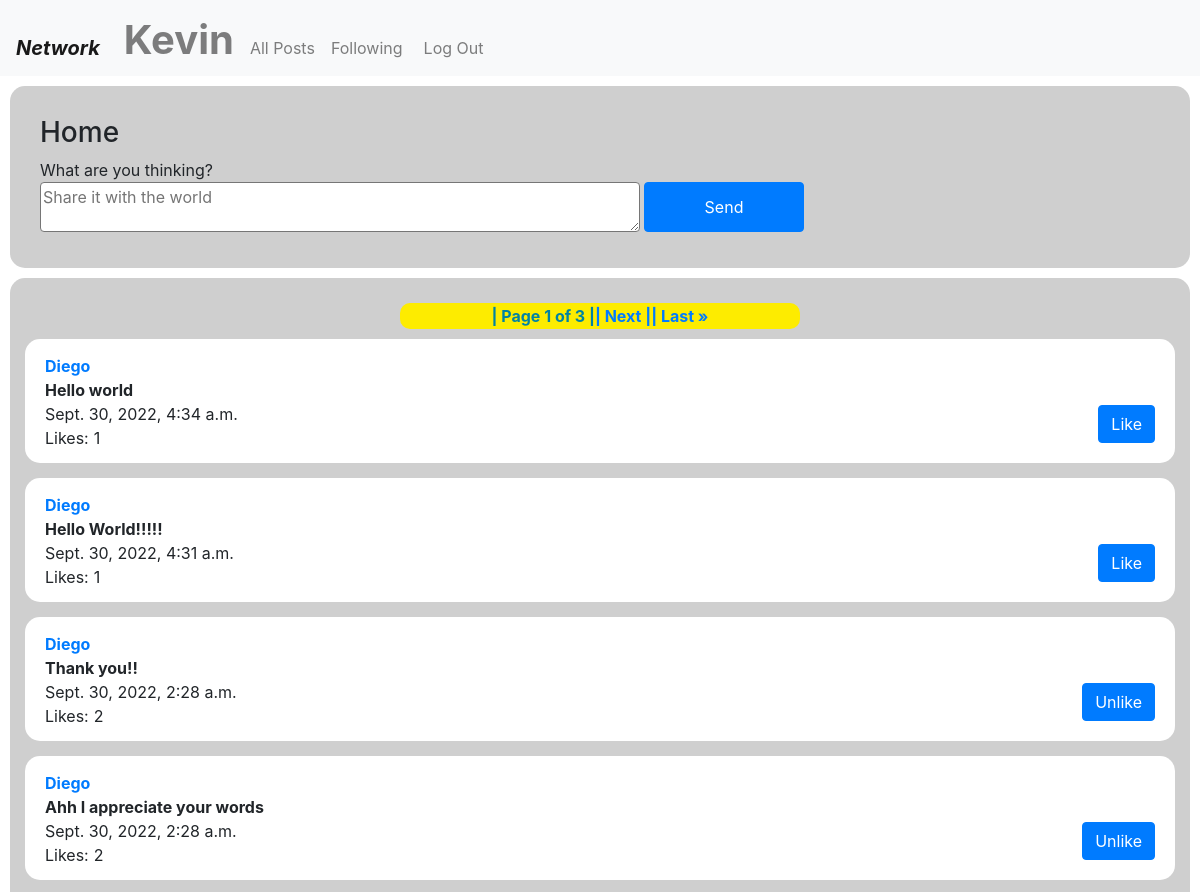
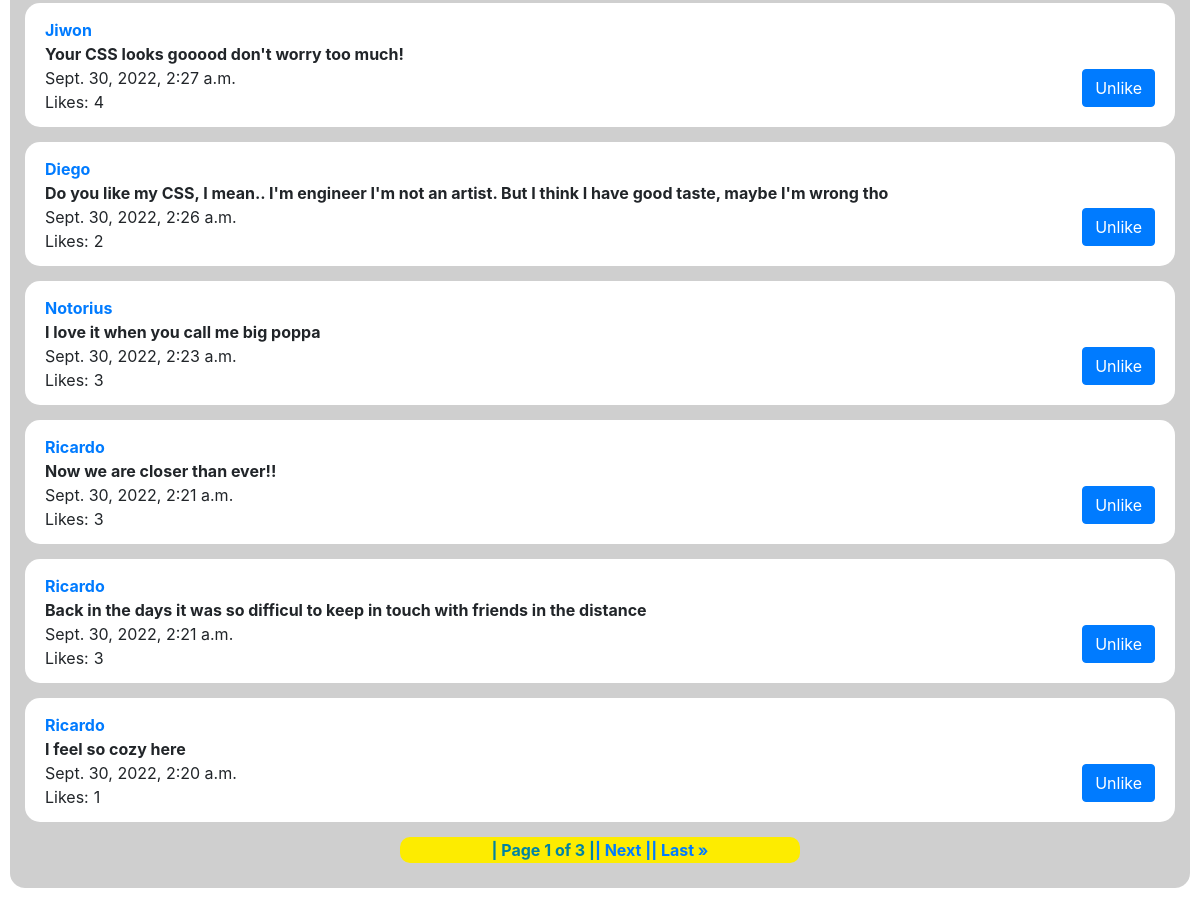
/home (signed in), run on the app's committed database (2 pictures, top to bottom).
### network/models.py (models this page shows)
class User(AbstractUser):
    pass

class Post(models.Model): # New Post: post1 = Post(poster=????, text="qwer")
    poster = models.ForeignKey(User, on_delete=models.CASCADE, related_name="posts")
    text = models.CharField(max_length=140)
    likecount = models.IntegerField(blank=True, null=True)
    time = models.DateTimeField(auto_now_add=True)
    def __str__(self):
        return f"{self.text}"

### network/views.py (the view, shortened to what this page needs)
# urls.py: 2. Add a URL to urlpatterns:  path('', views.home, name='home')
def home(request): # Shows home
    p = Paginator(Post.objects.all().order_by("-time"), 10)
    page = request.GET.get('page')
    posts = p.get_page(page)
    likeslist = []
    if request.user.is_authenticated:
        user = User.objects.get(username = request.user.username)
        likes = Like.objects.filter(user = user)
        for like in likes:
            likeslist.append(like.post.id)
    return render(request, "network/home.html", {
        "newpost": NewPost(),
        "editpost":EditPost(),
        "posts":posts,
        "likeslist": likeslist
    })

### network/views.py
class NewPost(forms.Form):
    text = forms.CharField(max_length=140, label="Text", widget=forms.Textarea(attrs={"placeholder": "Share it with the world"}))

class EditPost(forms.Form):
    text = forms.CharField(max_length=140, label="Text", widget=forms.Textarea(attrs={"placeholder": "What did you want to say?"}))

### network/templates/network/home.html (shortened to what this page needs)
{% extends "network/layout.html" %}
    {% block body %}
    <div class="all-posts">
        <div>
            <h3>
                Home
            </h3>
        </div>
        {% if user.is_authenticated %}
        <div id="newpost">
            What are you thinking?
            <form id="new-post" action="{% url 'home' %}" method="post">
                <div id="new-text">
                    {{ newpost.text }}
                </div>
                <input type="submit" name="submit" class="btn btn-primary" value="Send"/>
            </form>
        </div>
        {% endif %}
    </div>
    {% endblock %}

### network/templates/network/layout.html (shortened to what this page needs)
{% load static %}
<!DOCTYPE html>
<html lang="en">
    <head>
        <link rel="stylesheet" href="https://stackpath.bootstrapcdn.com/bootstrap/4.4.1/css/bootstrap.min.css">
        <link href="{% static 'network/styles.css' %}" rel="stylesheet">
    </head>
    <body>
        <nav class="navbar navbar-expand-lg navbar-light bg-light">
            <a class="navbar-brand" href="{% url 'home' %}"><strong><i>Network</i></strong></a>
            <div>
              <ul class="navbar-nav mr-auto">
                {% if user.is_authenticated %}
                    <li id="profile" class="nav-item">
                        <a class="nav-link" href="/profile/{{ request.user.username }}"><h1><strong>{{ request.user.username }}</strong></h1></a>
                    </li>
                {% endif %}
                <li id="all-posts" class="nav-item">
                  <a class="nav-link" href="{% url 'home' %}">All Posts</a>
                </li>
                {% if user.is_authenticated %}
                    <li id="following" class="nav-item">
                        <a class="nav-link" href="{% url 'following' %}">Following</a>
                    </li>
                    <li class="nav-item">
                        <a class="nav-link" href="{% url 'logout' %}">Log Out</a>
                    </li>
                {% endif %}
                </ul>
            </div>
        </nav>
        <div class="body">
            {% block body %}
            {% endblock %}
        </div>
        <div id="poststrain">
            <div class="paginator">
            <strong>| Page {{ posts.number }} of {{ posts.paginator.num_pages }} |</strong>
            {% if posts.has_next %}
            <a href="?page={{ posts.next_page_number }}"> <strong>| Next |</strong> </a>
            <a href="?page={{ posts.pagination.num_pages }}"><strong>| Last &raquo</strong></a>
            {% endif %}
            </div>
                {% for post in posts %}
                <div id="postbox">
                    <div>
                        <a href="/profile/{{ post.poster }}"><strong>{{ post.poster }} </strong></a>
                    </div>
                    <div id="hiddenselector" class="div-{{ post.id }}">
                        <div id="post-{{ post.id }}" class="testboxedit">
                            <div id="text-{{ post.id }}" class="testtoedit">
                               {{ post.text }}
                            </div>
                        </div>
                    </div>
                    <div>
                        {{ post.time }}
                    </div>
                    <div class="allikes" id="like-{{post.id}}">
                        <div id="likesdisplay">
                            <div id="likescolon">
                                Likes:
                            </div>
                            <div class="thenumberoflikes" id="like-{{post.id}}-count">
                                {{ post.likecount }}
                            </div>
                        </div>
                        <div class="nothidden" id="{{post.id}}-like">
                            {% if post.id in likeslist %}
                                <button onclick="unlike('{{ post.id }}')" type="submit" class="btn btn-primary" value="Unlike"/>Unlike
                            {% else %}
                                <button onclick="like('{{ post.id }}')" type="submit" class="btn btn-primary" value="Like"/>Like
                            {% endif %}
                        </div>
                    </div>
                </div>
                {% endfor %}
                <div class="paginator">
            <strong>| Page {{ posts.number }} of {{ posts.paginator.num_pages }} |</strong>
            {% if posts.has_next %}
            <a href="?page={{ posts.next_page_number }}"> <strong>| Next |</strong> </a>
            <a href="?page={{ posts.pagination.num_pages }}"><strong>| Last &raquo</strong></a>
            {% endif %}
                </div>
    </body>
</html>

### network/static/network/styles.css (style rules this page uses)
.navbar-brand { margin-top: auto; margin-bottom: 0; }
#profile { margin-bottom: -12px; }
.nav-item { margin-top: auto; margin-bottom: 0; }
#following { display: block; margin-right: 5px; }
.all-posts { background-color: rgb(207, 207, 207); padding: 30px; margin: 10px; border-radius: 15px; }
#new-post { display: flex; }
#new-text { display: block; }
#new-text textarea { width: 600px; height: 50px; margin-right: 4px; border-radius: 4px; }
#new-post input { width: 160px; display: block; height: 50px; }
#poststrain { background-color: rgb(207, 207, 207); padding: 15px; margin: 10px; border-radius: 15px; }
#postbox { background-color: rgb(255, 255, 255); padding-top: 15px; padding-left: 20px; padding-right: 20px; margin-bottom: 15px; border-radius: 15px; padding-bottom: 20px; }
.paginator { background-color: rgb(253, 236, 0); color: rgb(0, 131, 163); width: 400px; display: flex; justify-content: center; margin-left: auto; margin-right: auto; margin-top: 10px; margin-bottom: 10px; border-radius: 10px; padding-top: 1px; padding-bottom: 1px; }
.nothidden button { display: block; margin-left: auto; margin-right: 0; margin-top: -45px; }
#likesdisplay { display: flex; }
#likescolon { display: block; margin-right: 5px; }
.thenumberoflikes { display: block; }
.testtoedit { font-weight: bold; }

### data on the page
User: user.username "Kevin"
Post: poster "Diego", text "Hello world", time "Sept. 30, 2022, 4:34 a.m.", likecount "1"
Post: poster "Diego", text "Hello World!!!!!", time "Sept. 30, 2022, 4:31 a.m.", likecount "1"
Post: poster "Diego", text "Thank you!!", time "Sept. 30, 2022, 2:28 a.m.", likecount "2"
Post: poster "Diego", text "Ahh I appreciate your words", time "Sept. 30, 2022, 2:28 a.m.", likecount "2"
Post: poster "Jiwon", text "Your CSS looks gooood don't worry too much!", time "Sept. 30, 2022, 2:27 a.m.", likecount "4"
Post: poster "Diego", text "Do you like my CSS, I mean.. I'm engineer I'm not an artist. But I think I have good taste, maybe I'm wrong tho", time "Sept. 30, 2022, 2:26 a.m.", likecount "2"
Post: poster "Notorius", text "I love it when you call me big poppa", time "Sept. 30, 2022, 2:23 a.m.", likecount "3"
Post: poster "Ricardo", text "Now we are closer than ever!!", time "Sept. 30, 2022, 2:21 a.m.", likecount "3"
Post: poster "Ricardo", text "Back in the days it was so difficul to keep in touch with friends in the distance", time "Sept. 30, 2022, 2:21 a.m.", likecount "3"
Post: poster "Ricardo", text "I feel so cozy here", time "Sept. 30, 2022, 2:20 a.m.", likecount "1"

### other printed values
{{ posts.number }} "1"
{{ posts.paginator.num_pages }} "3"
